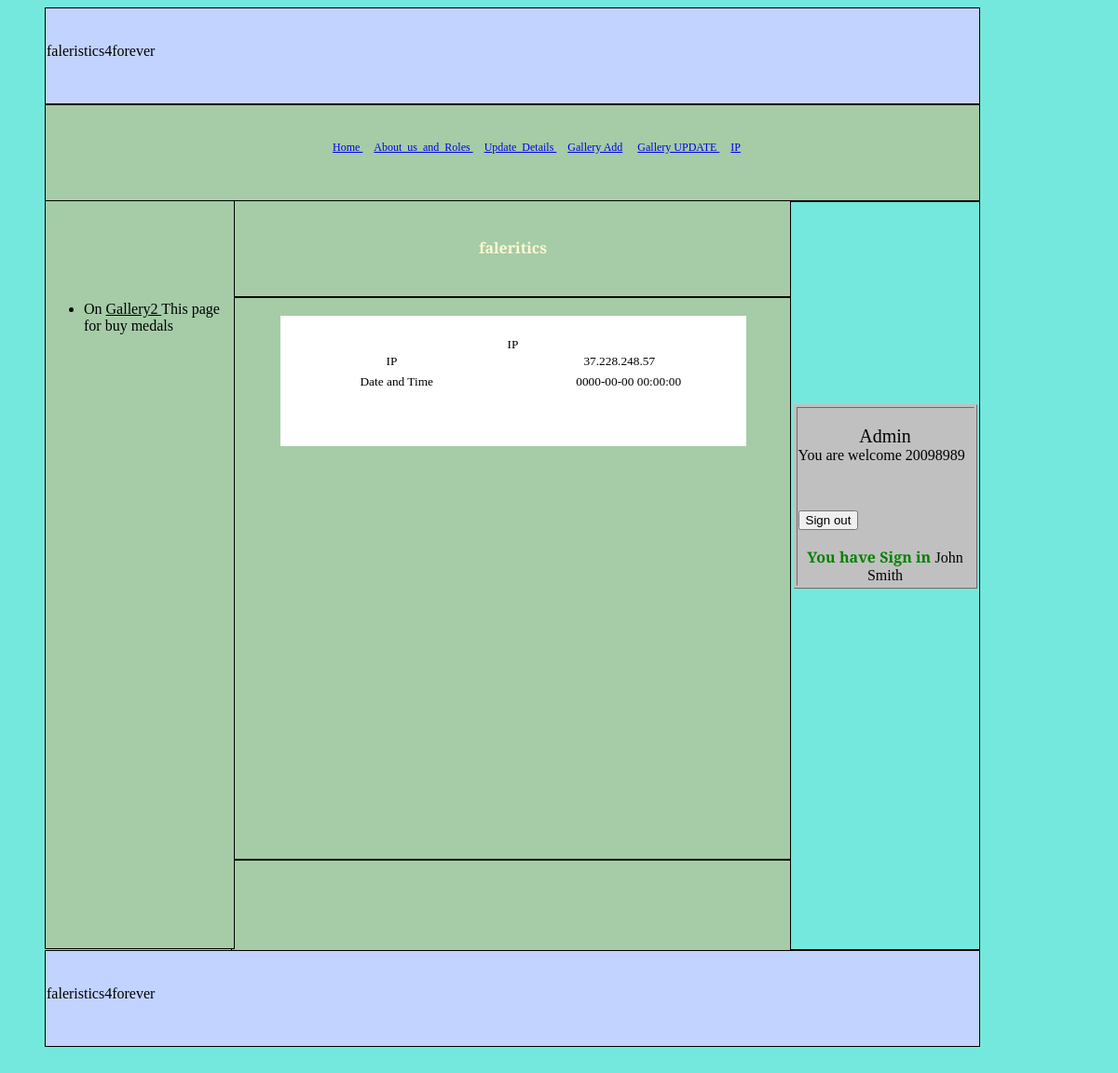
/IP.php (signed in), run on the app's committed database.
### tables this page shows
CREATE TABLE `IP` (
  `IP` varchar(20) NOT NULL,
  `joined_on` timestamp NOT NULL DEFAULT CURRENT_TIMESTAMP
);

### IP.php (the view, shortened to what this page needs)
<!DOCTYPE html>
<html>
	<head>
    </head>
			<body bgcolor="#74E8DD">
						<div id="header" style="border-style: solid; border-width: 1px; padding-left: 1px; padding-right:
						1px; padding-top: 1px; padding-bottom: 1px"><br>
	&nbsp;&nbsp; <marquee> faleristics4forever </marquee><br>
						</div>
<div id="horizontal_menu" style="border-style: solid; border-width: 1px; padding-left: 1px; padding-right: 1px;
 padding-top: 1px; padding-bottom: 1px">
				<nav>
				<br>
				<div align="center">
					<ul>
						&nbsp;&nbsp; <li class="s"><a href="index.php"><font style="font-size:12px"> Home </font></a></li>
						&nbsp;&nbsp; <li class="s"><a href="About_us_and_Roles.php">
						<font style="font-size:12px"> About_us_and_Roles </font></a></li>
						<?php
					   if(isset($_SESSION["lg"])  &&  $_SESSION["fg"]=="0"){
						echo '
					    &nbsp;&nbsp;  <li class="s"><a href="Update_Details.php">
						<font style="font-size:12px"> Update_Details </font></a></li>
						&nbsp;&nbsp;  <li class="s"><a href="Gallery.php">
						<font style="font-size:12px"> Gallery </font></a></li>
						';
						}
					else if(isset($_SESSION["lg"])  &&  $_SESSION["fg"]=="1"){
						echo '
					    &nbsp;&nbsp;  <li class="s"><a href="Update_Details.php">
						<font style="font-size:12px"> Update_Details </font></a></li>
						&nbsp;&nbsp;  <li class="s"><a href="Gallery.php">
                        <font style="font-size:12px"> Gallery Add</font></a></li>
						&nbsp;&nbsp;  <li class="s"><a href="Gallery2.php">
                        <font style="font-size:12px"> Gallery UPDATE </font></a></li>
						&nbsp;&nbsp;  <li class="s"><a href="IP.php">
                        <font style="font-size:12px"> IP </font></a></li>
						';
						}
                        else{
							echo '&nbsp;&nbsp;  <li class="s"><a href="Gallery.php">
						<font style="font-size:12px"> Gallery </font></a></li> ';
                        }
					?>
					</ul>
					</div>
	</nav>
			</div>
			<div id="side_bar_1" style="border-style: solid; border-width: 1px; padding-left: 1px;
			padding-right: 1px; padding-top: 1px; padding-bottom: 1px">
			<br><br><br><br>
			<ul>
			<li> <font style="font-size: 12pt">  On  <u>Gallery2 </u> This page for buy medals </font> </li>
			</ul>
			</div>
			<div id="Bofore_Content" style="border-style: solid; border-width: 1px; padding-left: 1px;
			padding-right: 1px; padding-top: 1px; padding-bottom: 1px">
							<p align="center"><b><font color ="#FFF8D2"><br> faleritics
				</font></b></p></div>
				<div id="section" style="border-style: solid; border-width: 1px; padding-left: 1px;
				padding-right: 1px; padding-top: 1px; padding-bottom: 1px">
				<br>
<table width="500" height="100" bgcolor="#FFFFFF" style="border-color: #C0C0C0" align="center">
<tr><td>
<form method="POST" action="Gallery2.php">
<?php
if(isset($_SESSION["lg"])  &&  $_SESSION["fg"]=="1"  || isset($_SESSION["lj"]) &&  $_SESSION["fg"]=="1" || isset($_SESSION["fg"])  &&  $_SESSION["fg"]=="1")
{
	try{
		$dbConnection = new
PDO('mysql:dbname='.DB_DATABASE.';host='.DB_HOST.';charset=utf8', DB_USER, DB_PASSWORD);
		$dbConnection->setAttribute(PDO::ATTR_EMULATE_PREPARES, false);
		$dbConnection->setAttribute(PDO::ATTR_ERRMODE, PDO::ERRMODE_EXCEPTION);
	} catch (PDOException $e) {echo 'Connection failed: ' . $e->getMessage();}
		{$sqlj = "SELECT * FROM IP";}
$items = $dbConnection->prepare("$sqlj");
$items->execute();
$rowg[0]="&nbsp;&nbsp;&nbsp;&nbsp;&nbsp;IP&nbsp;&nbsp;&nbsp;&nbsp;&nbsp;&nbsp;&nbsp;&nbsp;&nbsp;&nbsp;&nbsp;&nbsp;&nbsp;&nbsp;";
$rowg[1]="&nbsp;&nbsp;&nbsp;&nbsp;&nbsp;Date and Time";
echo '<br>';
if($_SESSION["fg"]=="1"){
echo '<div align="center"><font color ="black" style="font-size: 10pt"> IP </div>';
}
foreach ($items as $row)
{
for($u=0; $u<2; $u++)
{
echo '<div align="center"><font color ="black" style="font-size: 10pt">' .$rowg[$u].
"&nbsp;&nbsp;&nbsp;&nbsp;&nbsp;&nbsp;&nbsp;&nbsp;&nbsp;&nbsp;&nbsp;&nbsp;&nbsp;&nbsp;
&nbsp;&nbsp;&nbsp;&nbsp;&nbsp;&nbsp;&nbsp;&nbsp;&nbsp;&nbsp;&nbsp;&nbsp;&nbsp;&nbsp;&nbsp;&nbsp;&nbsp;&nbsp;&nbsp;&nbsp;&nbsp;&nbsp;
&nbsp;&nbsp;&nbsp;&nbsp;&nbsp;&nbsp;&nbsp;&nbsp;"
 .$row[$u]."</font></div></td></tr><tr><td>";
}
}
echo '<br>';
echo '<br>';
echo '<br>';
}
?>
</td></tr>
</table>
			</div>
	   <div id="After_Content" style="border-style: solid; border-width: 1px; padding-left: 1px; padding-right: 1px;
	   padding-top: 1px; padding-bottom: 1px">
	   		<br>
	   </div>
        <div id="side_bar_2" style="border-style: solid; border-width: 1px; padding-left: 1px; padding-right: 1px;
		padding-top: 1px; padding-bottom: 1px">
		<br><br><br><br><br><br><br><br><br><br><br><br>
		<table width="197" height="150" border="1" bgcolor="#C0C0C0" style="border-color: #C0C0C0" align="center">
		<tr> <td>
		<br>
		<form method="POST" action="Gallery2.php">
<?php
if(isset($_SESSION["lg"]) && isset($_SESSION["lj"]))
{
echo '<div align="center">
<font color green style="font-size:15pt">';if($_SESSION["fg"]=="1"){echo "Admin <br>";}else{echo "USER <br>";}
echo "</font></div>";
echo "You are welcome ";
echo $_SESSION["lj"]. " <br> ";
}
?>
<p>&nbsp;</p>
</form>
<?php
if(isset($_SESSION["lg"]))
{
echo
'<form method="POST" action="index.php">
<input type="submit" name="Sign_out" value="Sign out"></input>
</form>';
}
?>
<br>
<?php
function You_have_Sign_in(){
echo '<b><font color ="green"> You have Sign in </font></b>';
}
if(isset($_SESSION["lg"]))
{
 echo '<div align="center">';
 You_have_Sign_in();
 echo $_SESSION["lg"]. " <br> ";
}
		?>
</td></tr>
</table>
		</div>
						<div id="footer" style="border-style: solid; border-width: 1px; padding-left: 1px; padding-right:
						1px; padding-top: 1px; padding-bottom: 1px"><br>
	&nbsp;&nbsp; <marquee> faleristics4forever </marquee> <br>
						</div>
			<br><br>
			</body>
</html>

### IP.php (style rules this page uses)
#header { background-color : #C2D3FF;  border:1px solid red; width:1000px; height:100px; color:black;  text-align:center; margin-left: 40px; margin-right:40px; }
#horizontal_menu { background-color : #A5CCA7;  border:1px solid red; width:1000px; height:100px; color:black;  text-align:center; margin-left: 40px; margin-right:40px; }
#side_bar_1 { background-color : #A5CCA7;  border:1px solid red; width:200px; height:800px; color:black;  text-align:center; float:left; margin-top: -1px; margin-left: 40px; }
#Bofore_Content { background-color : #A5CCA7;  border:1px solid red; width:599px; height:100px; color:black;  text-align:center; margin-left: 240px; margin-top: -1px; float:center; }
li.s { display: inline; }
#section { background-color : #A5CCA7;  border:1px solid red; width:599px; height:600px; color:black;  float:center; margin-left: 240px; margin-right:139px; }
#side_bar_2 { background-color : #74E8DD;  border:1px solid red; width:200px; height:800px; color:black;  text-align:center float:right; margin-left: 840px; margin-top: -811px; margin-right:39px; }
#After_Content { background-color : #A5CCA7;  border:1px solid red; width:599px; height:100px; color:black;  text-align:center; margin-left: 240px; float:center; }
#footer { background-color : #C2D3FF;  border:1px solid red; width:1000px; height:100px; color:black;  text-align:center; margin-left: 40px; margin-right:40px; }
body { font-family: 'Alegreya SC'; }

### data on the page
ip: u "IP", IP "37.228.248.57", u "Date and Time", joined_on "0000-00-00 00:00:00"

### other printed values
$_SESSION["lj"] "20098989"
$_SESSION["lg"] "John Smith"
